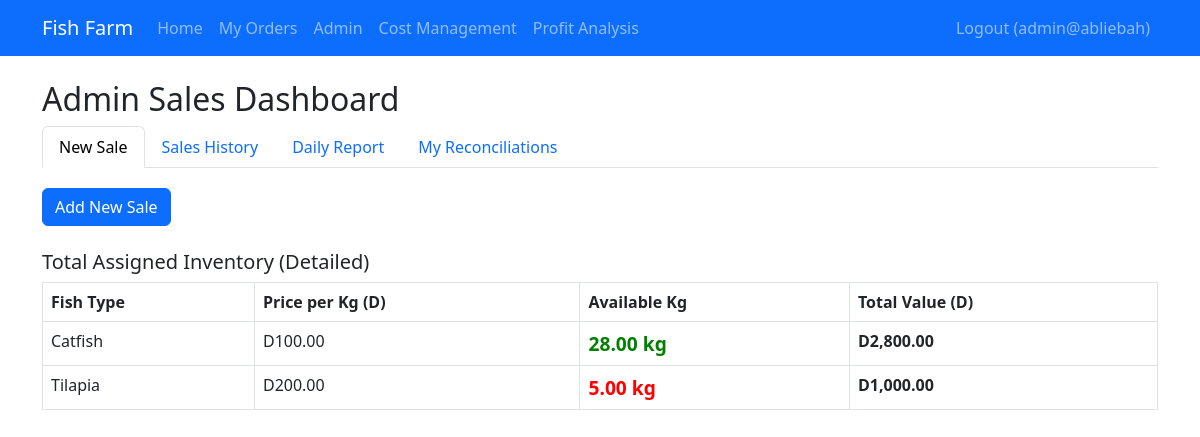
Page /employee_sales.php (signed in) on the committed database.
### tables this page shows
CREATE TABLE `inventory` (
  `id` int(11) NOT NULL,
  `fish_type_id` int(11) NOT NULL,
  `quantity_kg` decimal(10,2) NOT NULL,
  `last_updated` timestamp NOT NULL DEFAULT current_timestamp() ON UPDATE current_timestamp()
);

CREATE TABLE `fish_types` (
  `id` int(11) NOT NULL,
  `name` varchar(50) NOT NULL,
  `description` text DEFAULT NULL,
  `price_per_kg` decimal(10,2) NOT NULL,
  `image_path` varchar(255) DEFAULT NULL
);

### auth.php (called while the page is built, shortened)
<?php
function isLoggedIn()
{
    return isset($_SESSION['user_id']);
}
function isAdmin()
{
    return isLoggedIn() && $_SESSION['role'] === 'admin';
}

### employee_sales.php (the view, shortened to what this page needs)
<?php
require_once 'auth.php';
require_once 'functions.php';
if (isAdmin()) {
    $assignedInventory = $pdo->prepare("
        SELECT ft.id, ft.name, ft.price_per_kg, i.quantity_kg as available_kg
        FROM fish_types ft
        JOIN inventory i ON ft.id = i.fish_type_id
    ");
    $assignedInventory->execute();
}
$fishTypes = $assignedInventory->fetchAll();
include 'navbar.php';
?>
<!DOCTYPE html>
<html lang="en">
<head>
    <link href="https://cdn.jsdelivr.net/npm/bootstrap@5.3.0/dist/css/bootstrap.min.css" rel="stylesheet">
</head>
<body>
    <div class="container mt-4">
        <h2><?= isAdmin() ? 'Admin' : 'Employee' ?> Sales Dashboard</h2>
        <ul class="nav nav-tabs" id="employeeTabs" role="tablist">
            <li class="nav-item" role="presentation">
                <button class="nav-link active" id="new-sale-tab" data-bs-toggle="tab" data-bs-target="#new-sale" type="button" role="tab">New Sale</button>
            </li>
            <li class="nav-item" role="presentation">
                <button class="nav-link" id="sales-tab" data-bs-toggle="tab" data-bs-target="#sales" type="button" role="tab">Sales History</button>
            </li>
            <li class="nav-item" role="presentation">
                <button class="nav-link" id="daily-report-tab" data-bs-toggle="tab" data-bs-target="#daily-report" type="button" role="tab">Daily Report</button>
            </li>
            <li class="nav-item" role="presentation">
                <button class="nav-link" id="reconciliation-tab" data-bs-toggle="tab" data-bs-target="#reconciliation" type="button" role="tab">My Reconciliations</button>
            </li>
        </ul>
        <div class="tab-content" id="employeeTabsContent">
            <div class="tab-pane fade show active" id="new-sale" role="tabpanel">
                <button type="button" class="btn btn-primary" data-bs-toggle="modal" data-bs-target="#salesModal">
                    Add New Sale
                </button>
                <div class="mt-4">
                    <h5>Total Assigned Inventory (Detailed)</h5>
                    <table class="table table-bordered">
                        <thead>
                            <tr>
                                <th>Fish Type</th>
                                <th>Price per Kg (D)</th>
                                <th>Available Kg</th>
                                <th>Total Value (D)</th>
                            </tr>
                        </thead>
                        <tbody>
                            <?php foreach ($fishTypes as $fish): ?>
                                <tr>
                                    <td><?= htmlspecialchars($fish['name']) ?></td>
                                    <td>D<?= number_format($fish['price_per_kg'], 2) ?></td>
                                    <td>
                                        <strong>
                                            <span style="font-size: 1.2rem; color: <?= $fish['available_kg'] > 10 ? 'green' : ($fish['available_kg'] > 5 ? 'orange' : 'red') ?>;">
                                                <?= number_format($fish['available_kg'], 2) ?> kg
                                            </span>
                                        </strong>
                                    </td>
                                    <td><strong>D<?= number_format($fish['price_per_kg'] * $fish['available_kg'], 2) ?></strong></td>
                                </tr>
                            <?php endforeach; ?>
                        </tbody>
                    </table>
                </div>
            </div>
        </div>
    </div>
</body>
</html>

### employee_sales.php (style rules this page uses)
.tab-content { padding: 20px 0; }

### rows in the picture
inventory: fish_type.name "Catfish", fish_type.price_per_kg "100.00", quantity_kg "28.00", $fish['price_per_kg'] * $fish['available_kg'] "2,800.00"
inventory: fish_type.name "Tilapia", fish_type.price_per_kg "200.00", quantity_kg "5.00", $fish['price_per_kg'] * $fish['available_kg'] "1,000.00"

### other values in the picture
$_SESSION['username'] "admin@abliebah"
